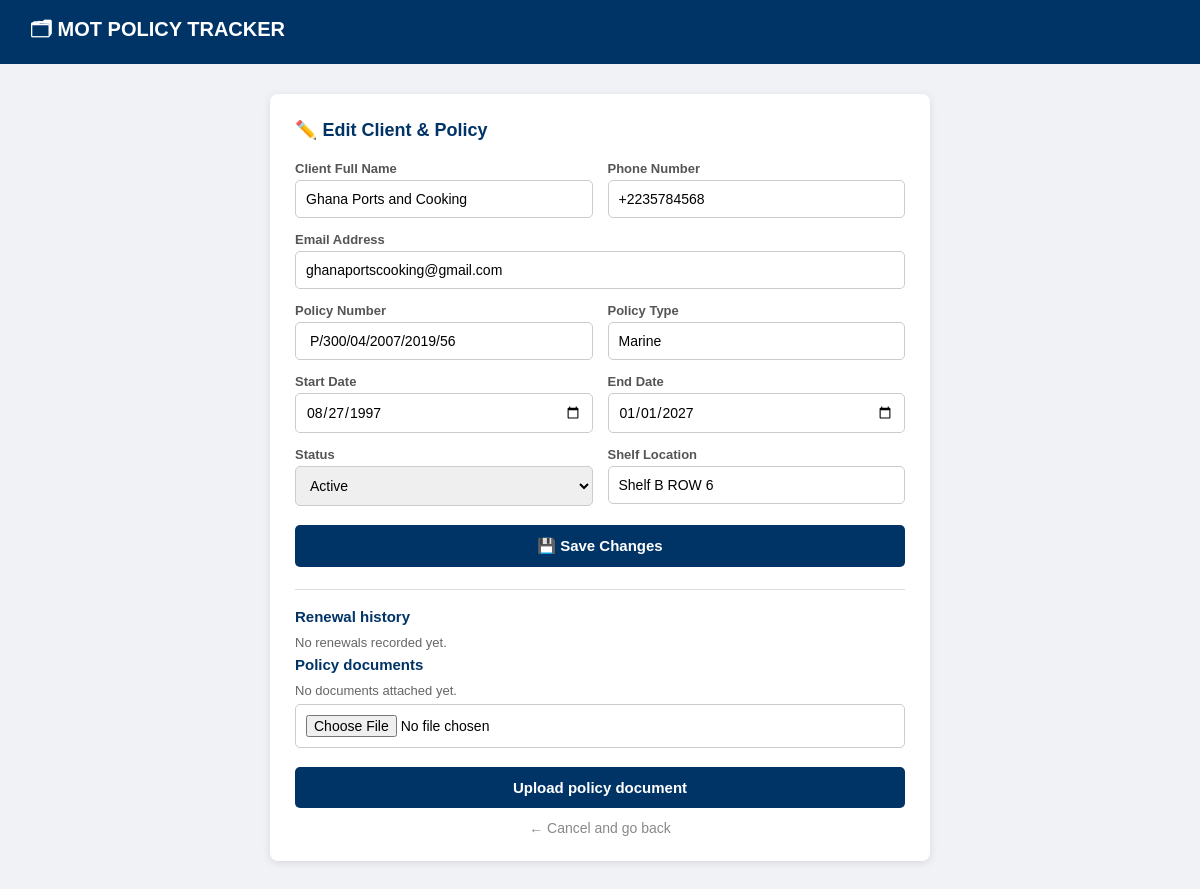
Screenshot of /edit/5 with the database file from the repository.
### tables this page shows
CREATE TABLE clients (
            client_id INTEGER PRIMARY KEY AUTOINCREMENT,
            full_name TEXT,
            phone TEXT,
            email TEXT
        );

CREATE TABLE policies (
            policy_id INTEGER PRIMARY KEY AUTOINCREMENT,
            policy_number TEXT,
            policy_type TEXT,
            start_date TEXT,
            end_date TEXT,
            status TEXT,
            client_id INTEGER, deleted_at TEXT,
            FOREIGN KEY (client_id) REFERENCES clients(client_id)
        );

CREATE TABLE file_log (
            log_id INTEGER PRIMARY KEY AUTOINCREMENT,
            policy_id INTEGER,
            shelf_location TEXT,
            FOREIGN KEY (policy_id) REFERENCES policies(policy_id)
        );

### app.py (the view, shortened to what this page needs)
@app.route("/edit/<int:policy_id>", methods=["GET", "POST"])
def edit(policy_id):
    record = get_record_by_policy_id(policy_id)
    if not record:
        return redirect(url_for("index"))
    return render_template("edit.html", record=record,
                           renewal_history=get_renewal_history(policy_id),
                           documents=get_policy_documents(policy_id))

### app.py (called while the page is built)
def connect_db():
    conn = sqlite3.connect(DB_PATH)
    conn.execute("PRAGMA foreign_keys = ON")
    return conn

def get_renewal_history(policy_id):
    conn = connect_db()
    rows = conn.execute(
        "SELECT previous_start_date, previous_end_date, new_start_date, new_end_date, renewed_at "
        "FROM renewal_history WHERE policy_id=? ORDER BY renewed_at DESC", (policy_id,)
    ).fetchall()
    conn.close()
    return rows

def get_policy_documents(policy_id):
    conn = connect_db()
    rows = conn.execute(
        "SELECT document_id, filename, uploaded_at FROM policy_documents WHERE policy_id=? ORDER BY uploaded_at DESC",
        (policy_id,)
    ).fetchall()
    conn.close()
    return rows

def get_record_by_policy_id(policy_id):
    conn = connect_db()
    cursor = conn.cursor()
    cursor.execute("""
        SELECT
            clients.client_id,
            clients.full_name,
            clients.phone,
            clients.email,
            policies.policy_id,
            policies.policy_number,
            policies.policy_type,
            policies.start_date,
            policies.end_date,
            policies.status,
            file_log.shelf_location
        FROM policies
        JOIN clients ON policies.client_id = clients.client_id
        JOIN file_log ON policies.policy_id = file_log.policy_id
        WHERE policies.deleted_at IS NULL AND policies.policy_id = ?
    """, (policy_id,))
    result = cursor.fetchone()
    conn.close()
    return result

### templates/edit.html (shortened to what this page needs)
<!DOCTYPE html>
<html lang="en">
<head>
</head>
<body>
    <div class="navbar">🗂 MOT POLICY TRACKER</div>
    <div class="container">
        <div class="card">
            <h2>✏️ Edit Client & Policy</h2>
            <form method="POST">
                <div class="row">
                    <div>
                        <label>Client Full Name</label>
                        <input type="text" name="full_name" value="{{ record[1] }}" required>
                    </div>
                    <div>
                        <label>Phone Number</label>
                        <input type="text" name="phone" value="{{ record[2] }}" required>
                    </div>
                </div>
                <label>Email Address</label>
                <input type="email" name="email" value="{{ record[3] }}">
                <div class="row">
                    <div>
                        <label>Policy Number</label>
                        <input type="text" name="policy_number" value="{{ record[5] }}" required>
                    </div>
                    <div>
                        <label>Policy Type</label>
                        <input type="text" name="policy_type" value="{{ record[6] }}" required>
                    </div>
                </div>
                <div class="row">
                    <div>
                        <label>Start Date</label>
                        <input type="date" name="start_date" value="{{ record[7] }}" required>
                    </div>
                    <div>
                        <label>End Date</label>
                        <input type="date" name="end_date" value="{{ record[8] }}" required>
                    </div>
                </div>
                <div class="row">
                    <div>
                        <label>Status</label>
                        <select name="status">
                            <option value="Active" {% if record[9] == 'Active' %}selected{% endif %}>Active</option>
                        </select>
                    </div>
                    <div>
                        <label>Shelf Location</label>
                        <input type="text" name="shelf_location" value="{{ record[10] }}" required>
                    </div>
                </div>
                <button type="submit" class="btn-save">💾 Save Changes</button>
            </form>
            <div class="history">
                <h3>Renewal history</h3>
                {% if renewal_history %}
                <ul>
                    {% for renewal in renewal_history %}
                    <li>{{ renewal[0] }} to {{ renewal[1] }} renewed to {{ renewal[2] }} to {{ renewal[3] }} on {{ renewal[4] }}</li>
                    {% endfor %}
                </ul>
                {% else %}
                <p>No renewals recorded yet.</p>
                {% endif %}
                <h3>Policy documents</h3>
                {% if documents %}
                <ul>
                    {% for document in documents %}
                    <li><a href="/policy-document/{{ document[0] }}">{{ document[1] }}</a> uploaded {{ document[2] }}</li>
                    {% endfor %}
                </ul>
                {% else %}
                <p>No documents attached yet.</p>
                {% endif %}
                <form method="POST" action="/policy/{{ record[4] }}/document" enctype="multipart/form-data">
                    <input type="file" name="document" accept=".pdf,.jpg,.jpeg,.png" required>
                    <button type="submit" class="btn-save">Upload policy document</button>
                </form>
            </div>
            <a href="/" class="btn-cancel">← Cancel and go back</a>
        </div>
    </div>
</body>
</html>

### templates/edit.html (style rules this page uses)
* { margin: 0; padding: 0; box-sizing: border-box; font-family: Arial, sans-serif; }
body { background-color: #f0f2f5; }
.navbar { background-color: #003366; padding: 15px 30px; color: white; font-size: 20px; font-weight: bold; }
.container { max-width: 700px; margin: 30px auto; padding: 0 20px; }
.card { background: white; border-radius: 8px; padding: 25px; box-shadow: 0 2px 8px rgba(0,0,0,0.1); }
h2 { color: #003366; margin-bottom: 20px; font-size: 18px; }
label { font-size: 13px; color: #555; display: block; margin-bottom: 4px; font-weight: bold; }
input, select { width: 100%; padding: 10px; margin-bottom: 14px; border: 1px solid #ccc; border-radius: 5px; font-size: 14px; }
.row { display: grid; grid-template-columns: 1fr 1fr; gap: 15px; }
.btn-save { background-color: #003366; color: white; padding: 12px 30px; border: none; border-radius: 5px; cursor: pointer; font-size: 15px; font-weight: bold; width: 100%; margin-top: 5px; }
.btn-cancel { display: block; text-align: center; margin-top: 12px; color: #888; text-decoration: none; font-size: 14px; }
.history { margin-top: 22px; padding-top: 18px; border-top: 1px solid #ddd; }
.history h3 { color: #003366; font-size: 15px; margin-bottom: 10px; }
.history p, .history li { color: #666; font-size: 13px; margin-bottom: 6px; }

### rows the page displays
clients: full_name "Ghana Ports and Cooking", phone "+2235784568", email "ghanaportscooking@gmail.com"
policies: policy_number "P/300/04/2007/2019/56", policy_type "Marine", start_date "08/27/1997", end_date "01/01/2027", status "Active"
file_log: shelf_location "Shelf B ROW 6"
